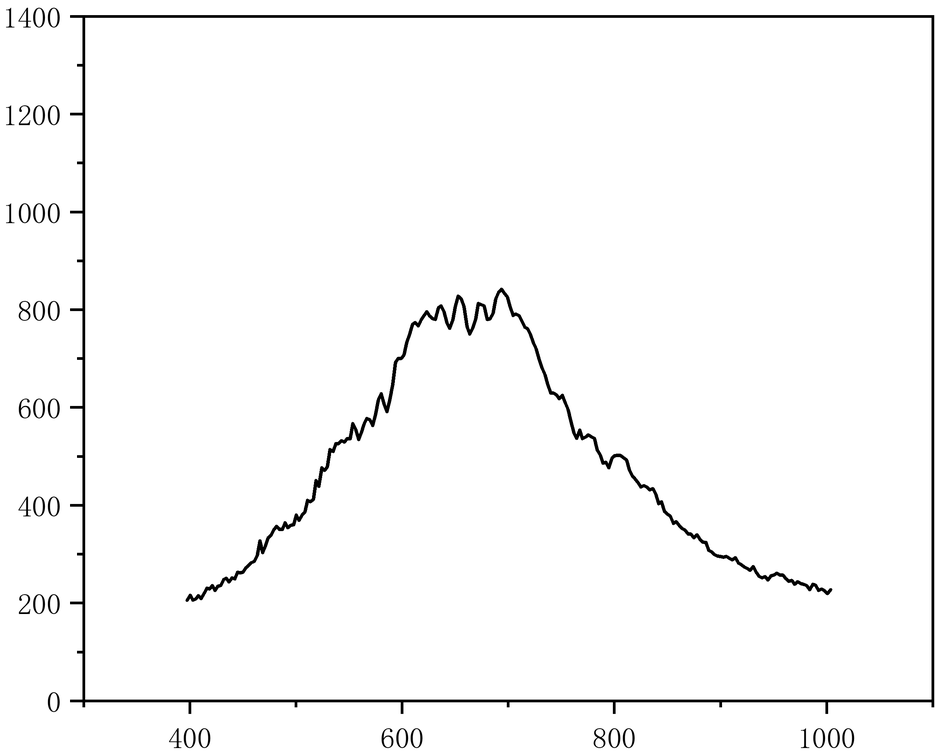
#> input picture efficientnetcode/1.png, 935 x 755 px, shrunk from 2415 x 1949 before the run
$ python picture.py
#> lines starting #> are read from the running program, lines starting #| are printed output that depends on the picture
import cv2
import numpy as np
img = cv2.imread('1.png')
#> img is the input picture: shape (755, 935, 3); min 0, max 255, mean 249.2
gray = cv2.cvtColor(img, cv2.COLOR_BGR2GRAY)
img2 = np.zeros_like(img)
img2[:,:,0] = gray
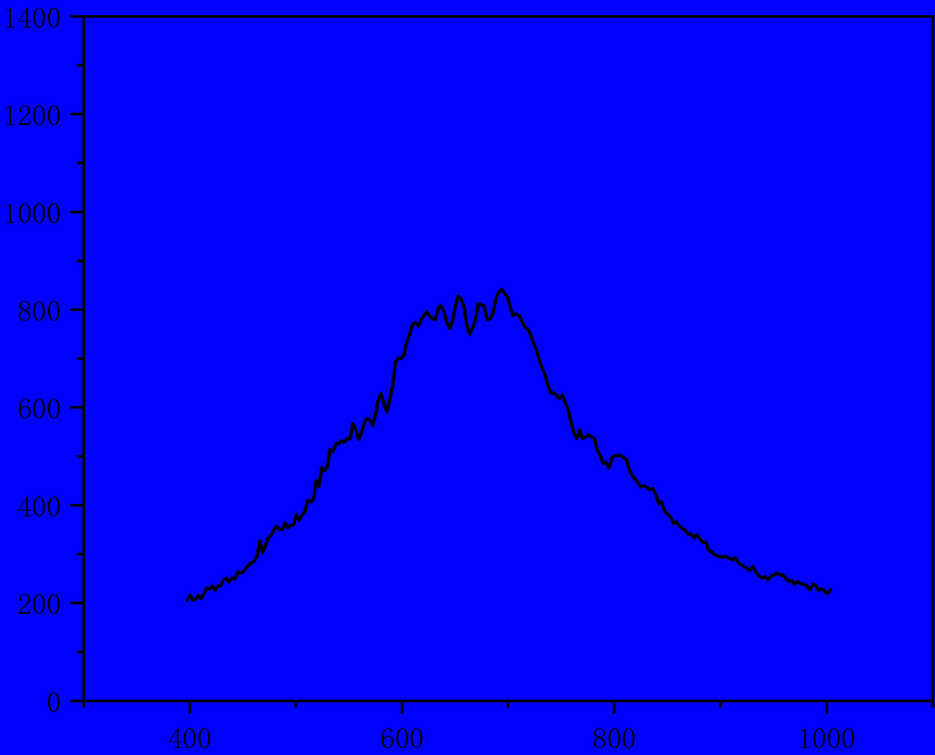
#> img2: shape (755, 935, 3); mean of channels 0, 1, 2 249.2, 0, 0; drawn as B, G, R
img2[:,:,1] = gray
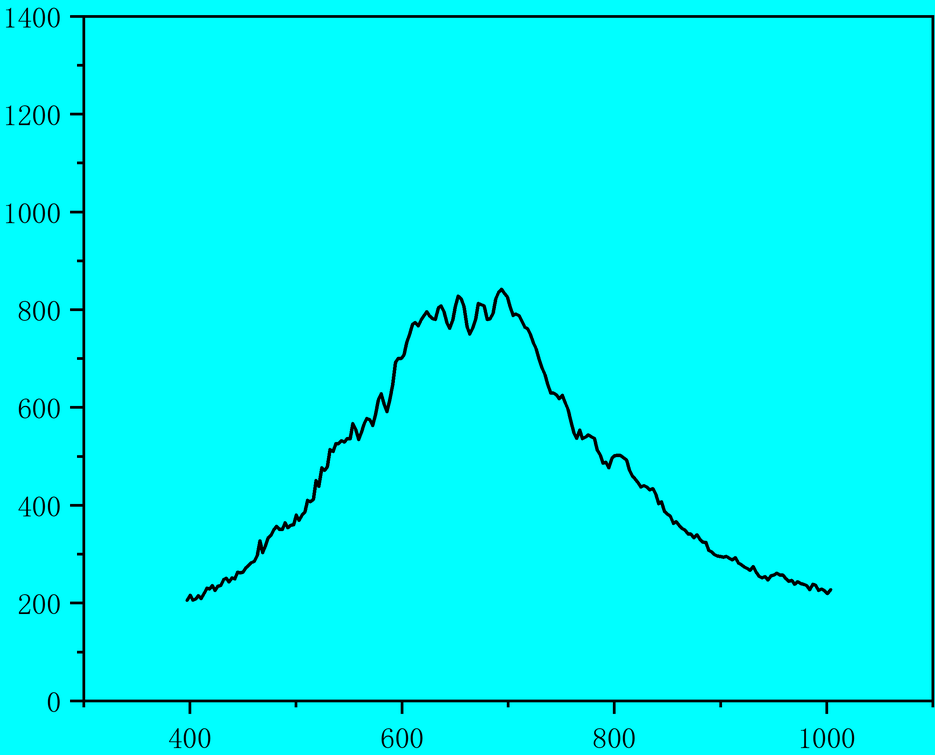
#> img2: shape (755, 935, 3); mean of channels 0, 1, 2 249.2, 249.2, 0; drawn as B, G, R
img2[:,:,2] = gray
cv2.imwrite('1.png', img2)
